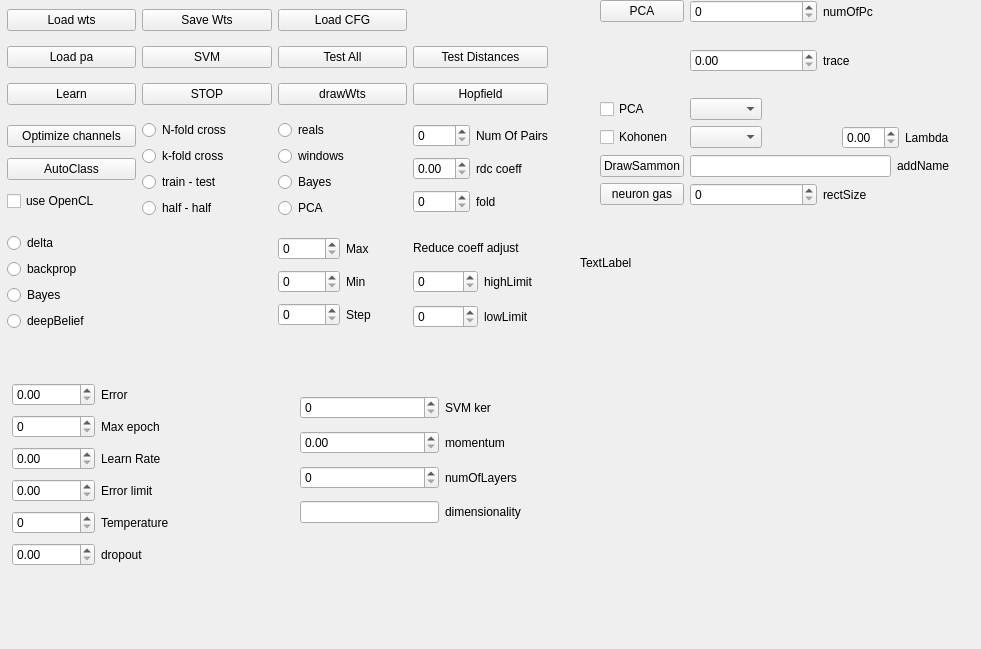
<?xml version="1.0" encoding="UTF-8"?>
<ui version="4.0">
 <class>Net</class>
 <widget class="QWidget" name="Net">
  <property name="geometry">
   <rect>
    <x>0</x>
    <y>0</y>
    <width>981</width>
    <height>649</height>
   </rect>
  </property>
  <property name="windowTitle">
   <string>Form</string>
  </property>
  <widget class="QWidget" name="layoutWidget">
   <property name="geometry">
    <rect>
     <x>600</x>
     <y>0</y>
     <width>349</width>
     <height>206</height>
    </rect>
   </property>
   <layout class="QGridLayout" name="gridLayout_3">
    <item row="0" column="0">
     <widget class="QPushButton" name="pcaPushButton">
      <property name="text">
       <string>PCA</string>
      </property>
     </widget>
    </item>
    <item row="0" column="1">
     <layout class="QHBoxLayout" name="horizontalLayout_6">
      <item>
       <widget class="QSpinBox" name="pcaNumberSpinBox"/>
      </item>
      <item>
       <widget class="QLabel" name="label_10">
        <property name="text">
         <string>numOfPc</string>
        </property>
       </widget>
      </item>
     </layout>
    </item>
    <item row="1" column="1">
     <layout class="QHBoxLayout" name="horizontalLayout_8">
      <item>
       <widget class="QDoubleSpinBox" name="traceDoubleSpinBox"/>
      </item>
      <item>
       <widget class="QLabel" name="label_14">
        <property name="text">
         <string>trace</string>
        </property>
       </widget>
      </item>
     </layout>
    </item>
    <item row="2" column="0">
     <widget class="QCheckBox" name="pcaCheckBox">
      <property name="text">
       <string>PCA</string>
      </property>
     </widget>
    </item>
    <item row="2" column="1">
     <layout class="QHBoxLayout" name="horizontalLayout_5">
      <item>
       <widget class="QComboBox" name="sammonComboBox"/>
      </item>
      <item>
       <spacer name="horizontalSpacer_3">
        <property name="orientation">
         <enum>Qt::Horizontal</enum>
        </property>
        <property name="sizeHint" stdset="0">
         <size>
          <width>40</width>
          <height>20</height>
         </size>
        </property>
       </spacer>
      </item>
     </layout>
    </item>
    <item row="3" column="0">
     <widget class="QCheckBox" name="kohonenCheckBox">
      <property name="text">
       <string>Kohonen</string>
      </property>
     </widget>
    </item>
    <item row="3" column="1">
     <layout class="QHBoxLayout" name="horizontalLayout_3">
      <item>
       <widget class="QComboBox" name="optimizationMethodComboBox"/>
      </item>
      <item>
       <spacer name="horizontalSpacer_4">
        <property name="orientation">
         <enum>Qt::Horizontal</enum>
        </property>
        <property name="sizeHint" stdset="0">
         <size>
          <width>40</width>
          <height>20</height>
         </size>
        </property>
       </spacer>
      </item>
      <item>
       <widget class="QDoubleSpinBox" name="lambdaDoubleSpinBox"/>
      </item>
      <item>
       <widget class="QLabel" name="label_18">
        <property name="text">
         <string>Lambda</string>
        </property>
       </widget>
      </item>
     </layout>
    </item>
    <item row="4" column="0">
     <widget class="QPushButton" name="drawSammonPushButton">
      <property name="text">
       <string>DrawSammon</string>
      </property>
     </widget>
    </item>
    <item row="4" column="1">
     <layout class="QHBoxLayout" name="horizontalLayout_4">
      <item>
       <widget class="QLineEdit" name="sammonLineEdit"/>
      </item>
      <item>
       <widget class="QLabel" name="label_11">
        <property name="text">
         <string>addName</string>
        </property>
       </widget>
      </item>
     </layout>
    </item>
    <item row="5" column="0">
     <widget class="QPushButton" name="neuronGasPushButton">
      <property name="text">
       <string>neuron gas</string>
      </property>
     </widget>
    </item>
    <item row="5" column="1">
     <layout class="QHBoxLayout" name="horizontalLayout_7">
      <item>
       <widget class="QSpinBox" name="sizeSpinBox"/>
      </item>
      <item>
       <widget class="QLabel" name="label_9">
        <property name="text">
         <string>rectSize</string>
        </property>
       </widget>
      </item>
     </layout>
    </item>
   </layout>
  </widget>
  <widget class="QWidget" name="layoutWidget">
   <property name="geometry">
    <rect>
     <x>300</x>
     <y>390</y>
     <width>221</width>
     <height>141</height>
    </rect>
   </property>
   <layout class="QGridLayout" name="gridLayout_4">
    <item row="0" column="0">
     <widget class="QSpinBox" name="svmKernelSpinBox"/>
    </item>
    <item row="0" column="1">
     <widget class="QLabel" name="label_19">
      <property name="text">
       <string>SVM ker</string>
      </property>
     </widget>
    </item>
    <item row="1" column="0">
     <widget class="QDoubleSpinBox" name="momentumDoubleSpinBox"/>
    </item>
    <item row="1" column="1">
     <widget class="QLabel" name="label_20">
      <property name="text">
       <string>momentum</string>
      </property>
     </widget>
    </item>
    <item row="2" column="0">
     <widget class="QSpinBox" name="numOfLayersSpinBox"/>
    </item>
    <item row="2" column="1">
     <widget class="QLabel" name="label_21">
      <property name="text">
       <string>numOfLayers</string>
      </property>
     </widget>
    </item>
    <item row="3" column="0">
     <widget class="QLineEdit" name="dimensionalityLineEdit"/>
    </item>
    <item row="3" column="1">
     <widget class="QLabel" name="label_22">
      <property name="text">
       <string>dimensionality</string>
      </property>
     </widget>
    </item>
   </layout>
  </widget>
  <widget class="QLabel" name="clearSetsLabel">
   <property name="geometry">
    <rect>
     <x>580</x>
     <y>220</y>
     <width>156</width>
     <height>86</height>
    </rect>
   </property>
   <property name="text">
    <string>TextLabel</string>
   </property>
  </widget>
  <widget class="QWidget" name="layoutWidget">
   <property name="geometry">
    <rect>
     <x>7</x>
     <y>0</y>
     <width>541</width>
     <height>341</height>
    </rect>
   </property>
   <layout class="QGridLayout" name="gridLayout_6">
    <item row="0" column="0">
     <widget class="QPushButton" name="loadWtsButton">
      <property name="text">
       <string>Load wts</string>
      </property>
     </widget>
    </item>
    <item row="0" column="1">
     <widget class="QPushButton" name="saveWtsButton">
      <property name="text">
       <string>Save Wts</string>
      </property>
     </widget>
    </item>
    <item row="0" column="2">
     <widget class="QPushButton" name="loadNetButton">
      <property name="text">
       <string>Load CFG</string>
      </property>
     </widget>
    </item>
    <item row="1" column="0">
     <widget class="QPushButton" name="loadPaButton">
      <property name="text">
       <string>Load pa</string>
      </property>
     </widget>
    </item>
    <item row="1" column="1">
     <widget class="QPushButton" name="svmPushButton">
      <property name="text">
       <string>SVM</string>
      </property>
     </widget>
    </item>
    <item row="1" column="2">
     <widget class="QPushButton" name="testAllButton">
      <property name="text">
       <string>Test All</string>
      </property>
     </widget>
    </item>
    <item row="1" column="3">
     <widget class="QPushButton" name="distancesPushButton">
      <property name="text">
       <string>Test Distances</string>
      </property>
     </widget>
    </item>
    <item row="2" column="0">
     <widget class="QPushButton" name="learnButton">
      <property name="text">
       <string>Learn</string>
      </property>
     </widget>
    </item>
    <item row="2" column="1">
     <widget class="QPushButton" name="stopButton">
      <property name="text">
       <string>STOP</string>
      </property>
     </widget>
    </item>
    <item row="2" column="2">
     <widget class="QPushButton" name="drawWtsButton">
      <property name="text">
       <string>drawWts</string>
      </property>
     </widget>
    </item>
    <item row="2" column="3">
     <widget class="QPushButton" name="hopfieldPushButton">
      <property name="text">
       <string>Hopfield</string>
      </property>
     </widget>
    </item>
    <item row="3" column="0">
     <layout class="QVBoxLayout" name="verticalLayout_7">
      <item>
       <widget class="QPushButton" name="optimizeChannelsPushButton">
        <property name="text">
         <string>Optimize channels</string>
        </property>
       </widget>
      </item>
      <item>
       <widget class="QPushButton" name="autoClassButton">
        <property name="text">
         <string>AutoClass</string>
        </property>
       </widget>
      </item>
      <item>
       <widget class="QCheckBox" name="openclCheckBox">
        <property name="text">
         <string>use OpenCL</string>
        </property>
       </widget>
      </item>
     </layout>
    </item>
    <item row="3" column="1">
     <layout class="QVBoxLayout" name="verticalLayout">
      <item>
       <widget class="QRadioButton" name="leaveOneOutRadioButton">
        <property name="text">
         <string>N-fold cross</string>
        </property>
       </widget>
      </item>
      <item>
       <widget class="QRadioButton" name="crossRadioButton">
        <property name="text">
         <string>k-fold cross</string>
        </property>
       </widget>
      </item>
      <item>
       <widget class="QRadioButton" name="trainTestRadioButton">
        <property name="text">
         <string>train - test</string>
        </property>
       </widget>
      </item>
      <item>
       <widget class="QRadioButton" name="halfHalfRadioButton">
        <property name="text">
         <string>half - half</string>
        </property>
       </widget>
      </item>
     </layout>
    </item>
    <item row="3" column="2">
     <layout class="QVBoxLayout" name="verticalLayout_6">
      <item>
       <widget class="QRadioButton" name="realsRadioButton">
        <property name="text">
         <string>reals</string>
        </property>
       </widget>
      </item>
      <item>
       <widget class="QRadioButton" name="windowsRadioButton">
        <property name="text">
         <string>windows</string>
        </property>
       </widget>
      </item>
      <item>
       <widget class="QRadioButton" name="bayesRadioButton">
        <property name="text">
         <string>Bayes</string>
        </property>
       </widget>
      </item>
      <item>
       <widget class="QRadioButton" name="pcaRadioButton">
        <property name="text">
         <string>PCA</string>
        </property>
       </widget>
      </item>
     </layout>
    </item>
    <item row="3" column="3">
     <layout class="QGridLayout" name="gridLayout_2">
      <item row="0" column="0">
       <widget class="QSpinBox" name="numOfPairsBox"/>
      </item>
      <item row="0" column="1">
       <widget class="QLabel" name="label_12">
        <property name="text">
         <string>Num Of Pairs</string>
        </property>
       </widget>
      </item>
      <item row="1" column="0">
       <widget class="QDoubleSpinBox" name="rdcCoeffSpinBox"/>
      </item>
      <item row="1" column="1">
       <widget class="QLabel" name="label_13">
        <property name="text">
         <string>rdc coeff</string>
        </property>
       </widget>
      </item>
      <item row="2" column="0">
       <widget class="QSpinBox" name="foldSpinBox"/>
      </item>
      <item row="2" column="1">
       <widget class="QLabel" name="label_6">
        <property name="text">
         <string>fold</string>
        </property>
       </widget>
      </item>
     </layout>
    </item>
    <item row="4" column="0">
     <layout class="QVBoxLayout" name="verticalLayout_2">
      <item>
       <widget class="QRadioButton" name="deltaRadioButton">
        <property name="text">
         <string>delta</string>
        </property>
       </widget>
      </item>
      <item>
       <widget class="QRadioButton" name="backpropRadioButton">
        <property name="text">
         <string>backprop</string>
        </property>
       </widget>
      </item>
      <item>
       <widget class="QRadioButton" name="bayesRadioButton_2">
        <property name="text">
         <string>Bayes</string>
        </property>
       </widget>
      </item>
      <item>
       <widget class="QRadioButton" name="deepBeliefRadioButton">
        <property name="text">
         <string>deepBelief</string>
        </property>
       </widget>
      </item>
     </layout>
    </item>
    <item row="4" column="2">
     <layout class="QGridLayout" name="gridLayout_5">
      <item row="0" column="0">
       <widget class="QSpinBox" name="autoPCAMaxSpinBox"/>
      </item>
      <item row="0" column="1">
       <widget class="QLabel" name="label_15">
        <property name="text">
         <string>Max</string>
        </property>
       </widget>
      </item>
      <item row="1" column="0">
       <widget class="QSpinBox" name="autoPCAMinSpinBox"/>
      </item>
      <item row="1" column="1">
       <widget class="QLabel" name="label_16">
        <property name="text">
         <string>Min</string>
        </property>
       </widget>
      </item>
      <item row="2" column="0">
       <widget class="QSpinBox" name="autoPCAStepSpinBox"/>
      </item>
      <item row="2" column="1">
       <widget class="QLabel" name="label_17">
        <property name="text">
         <string>Step</string>
        </property>
       </widget>
      </item>
     </layout>
    </item>
    <item row="4" column="3">
     <layout class="QVBoxLayout" name="verticalLayout_3">
      <item>
       <widget class="QLabel" name="label_23">
        <property name="text">
         <string>Reduce coeff adjust</string>
        </property>
       </widget>
      </item>
      <item>
       <layout class="QHBoxLayout" name="horizontalLayout_9">
        <item>
         <widget class="QSpinBox" name="highLimitSpinBox"/>
        </item>
        <item>
         <widget class="QLabel" name="label_7">
          <property name="text">
           <string>highLimit</string>
          </property>
         </widget>
        </item>
       </layout>
      </item>
      <item>
       <layout class="QHBoxLayout" name="horizontalLayout_10">
        <item>
         <widget class="QSpinBox" name="lowLimitSpinBox"/>
        </item>
        <item>
         <widget class="QLabel" name="label_8">
          <property name="text">
           <string>lowLimit</string>
          </property>
         </widget>
        </item>
       </layout>
      </item>
     </layout>
    </item>
   </layout>
  </widget>
  <widget class="QWidget" name="layoutWidget">
   <property name="geometry">
    <rect>
     <x>12</x>
     <y>380</y>
     <width>171</width>
     <height>194</height>
    </rect>
   </property>
   <layout class="QGridLayout" name="gridLayout">
    <item row="0" column="0">
     <widget class="QDoubleSpinBox" name="currentErrorDoubleSpinBox"/>
    </item>
    <item row="0" column="1">
     <widget class="QLabel" name="label_5">
      <property name="text">
       <string>Error</string>
      </property>
     </widget>
    </item>
    <item row="1" column="0">
     <widget class="QSpinBox" name="epochSpinBox"/>
    </item>
    <item row="1" column="1">
     <widget class="QLabel" name="label_4">
      <property name="text">
       <string>Max epoch</string>
      </property>
     </widget>
    </item>
    <item row="2" column="0">
     <widget class="QDoubleSpinBox" name="learnRateBox"/>
    </item>
    <item row="2" column="1">
     <widget class="QLabel" name="label">
      <property name="text">
       <string>Learn Rate</string>
      </property>
     </widget>
    </item>
    <item row="3" column="0">
     <widget class="QDoubleSpinBox" name="critErrorDoubleSpinBox"/>
    </item>
    <item row="3" column="1">
     <widget class="QLabel" name="label_2">
      <property name="text">
       <string>Error limit</string>
      </property>
     </widget>
    </item>
    <item row="4" column="0">
     <widget class="QSpinBox" name="tempBox"/>
    </item>
    <item row="4" column="1">
     <widget class="QLabel" name="label_3">
      <property name="text">
       <string>Temperature</string>
      </property>
     </widget>
    </item>
    <item row="5" column="0">
     <widget class="QDoubleSpinBox" name="dropoutDoubleSpinBox"/>
    </item>
    <item row="5" column="1">
     <widget class="QLabel" name="label_24">
      <property name="text">
       <string>dropout</string>
      </property>
     </widget>
    </item>
   </layout>
  </widget>
 </widget>
 <resources/>
 <connections/>
</ui>
